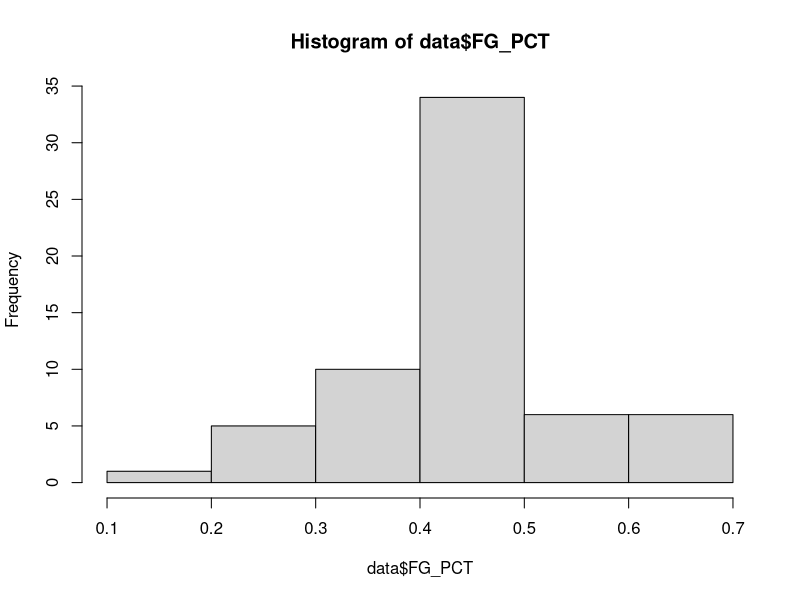

The R source for this figure:
################
# Warm-Up

# 1. Perform calculations by running the following three lines of code. (Place cursor on each respective line 
# and click the "Run" button)
1+1+1+1+1+1 #number of games in one set in tennis
40/2 #length of one half in college basketball
12*4 #length of a NBA basketball game (without overtime)
(12*4)+5 #length of a NBA game with one overtime

# 2. Your turn: imagine a player scores 6 points in the first quarter and 12 in the second
# Write a command to estimate the total number of points (i.e., sum up 6 and 12)
total_points <- 6+12
total_points

# 3. A basketball court is 94 feet long. Write a command to estimate the total length of seventeen basketball courts
total_length <- 94*17
total_length

# 4. ^ means "to the power of". Run the code below
3^2

# 5. Your turn: calculate 9 squared
9^2

#########################
# Estimating win % for Phillies

# 1. As of September 24, 2025, Phillies won 93 and lost 65 games this season. Let's estimate their win percentage (win %)
# First, create a new variable "wins"
W <- 93 

# Your turn - write code to create variable "losses". Name this variable "L"
L <- 65

# 2. Estimate win percentage
W.Pct <- 100*W / (W + L)

W.Pct #run this line of code to see the value of Phillies' win %


# 4. As of September 24, 2025, NY Mets' won 81 games and lost 77 games this season. Now, estimate their win percentage 
# below using similar commands as you did for Phillies above.
wins_Mets <- 81
losses_Mets <- 77
games_played <- (wins_Mets + losses_Mets)
win_percentage_Mets <- 100 * (wins_Mets / games_played)
win_percentage_Mets

##########################
# Comparing Points Per Minute and +/- for NBA players

# 1. First, save file "Homework 1 Dataset.xlsx" in your working directory folder.
# Please make sure that you have a proper Working Directory set.

# Let's open the file - you can open the file by just running the line of code below. 

install.packages("readxl")
library(readxl)
data <- read_excel("Homework 1 Dataset.xlsx")

head(data)
names(data)



# 2. Let's create a new column, calculating field goal percentage (FG%), by dividing field goals made (FG) by field 
# goals attempted (FGA)

data$FG_PCT <- data$FG/data$FGA


# 3. Describe the variable using descriptive statistics:

mean(data$FG_PCT)
median(data$FG_PCT)
max(data$FG_PCT)
min(data$FG_PCT)
sd(data$FG_PCT)

# 4. Create a histogram for FG%:
hist(data$FG_PCT)


# 5. Now - your turn. Write code to create a variable "points per minute" (Points_per_minute) by dividing the number of points 
# scored (PTS) by the total number of minutes played (MP)



# 6. Write code to estimate descriptive statistics for points per minute, including: a) mean, b) median, c) max, d) min, e) sd




# 7. Write code to create a histogram for points per minute

